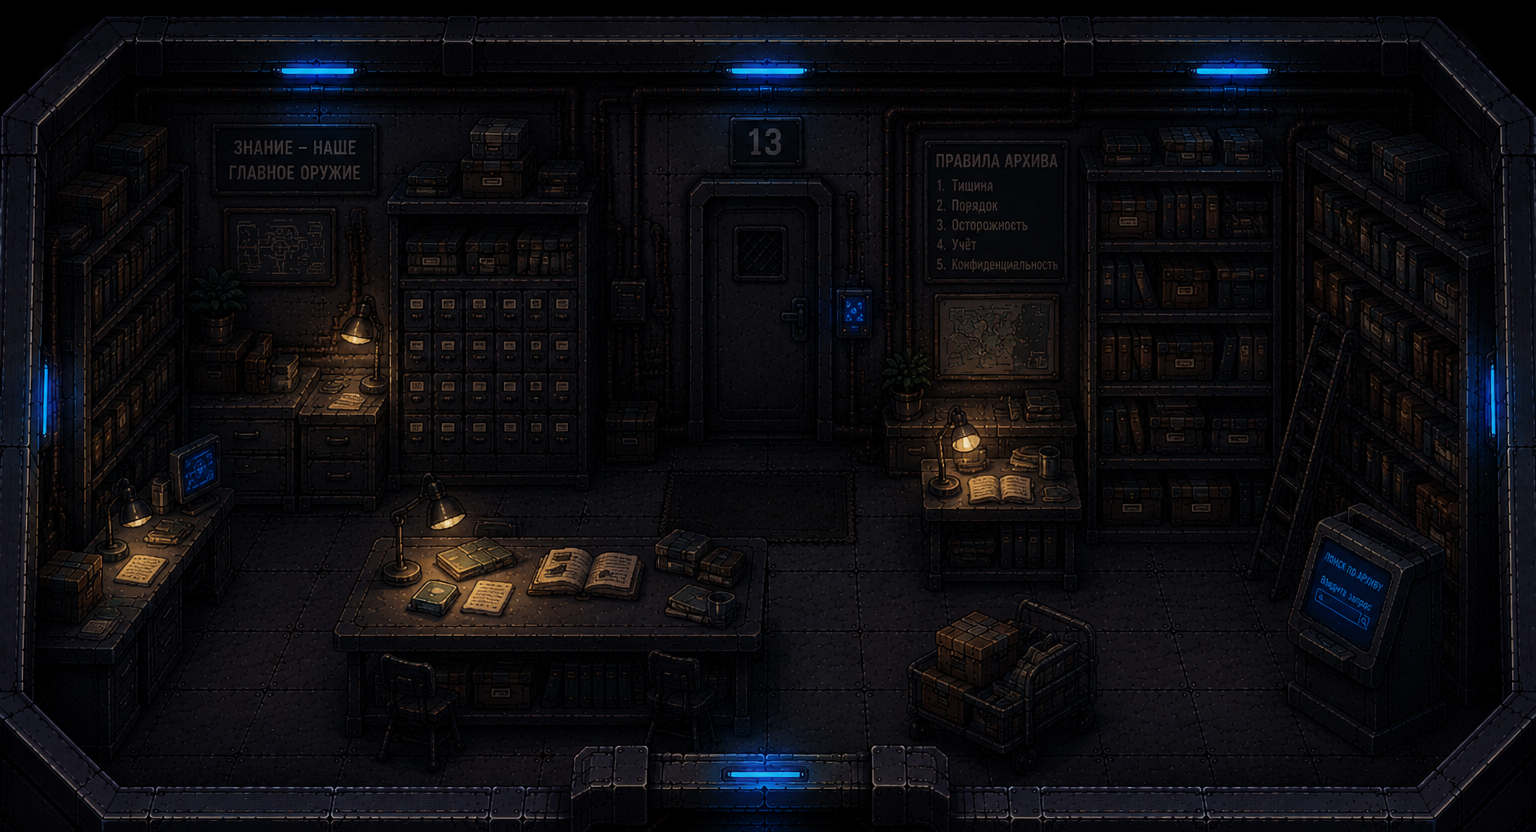

A level layout from a 2D game, rendered from its tile map. Below: a short description, then the map file with its tile-grid data intact:
An orthogonal 48x26 tile map with 32x32 px tiles, 1 tile layer (Слой тайлов 1) and 1 object (exit3).

<map version="1.10" tiledversion="1.12.1" orientation="orthogonal" renderorder="right-down" width="48" height="26" tilewidth="32" tileheight="32" infinite="0" nextlayerid="3" nextobjectid="2">
 <tileset firstgid="1" name="k1" tilewidth="32" tileheight="32" tilecount="1536" columns="48">
  <image source="k1.png" width="1536" height="1024" />
 </tileset>
 <layer id="1" name="Слой тайлов 1" width="48" height="26">
  <data encoding="csv">
1,2,3,4,5,6,7,8,9,10,11,12,13,14,15,16,17,18,19,20,21,22,23,24,25,26,27,28,29,30,31,32,33,34,35,36,37,38,39,40,41,42,43,44,45,46,47,48,
49,50,51,52,53,54,55,56,57,58,59,60,61,62,63,64,65,66,67,68,69,70,71,72,73,74,75,76,77,78,79,80,81,82,83,84,85,86,87,88,89,90,91,92,93,94,95,96,
97,98,99,100,101,102,103,104,105,106,107,108,109,110,111,112,113,114,115,116,117,118,119,120,121,122,123,124,125,126,127,128,129,130,131,132,133,134,135,136,137,138,139,140,141,142,143,144,
145,146,147,148,149,150,151,152,153,154,155,156,157,158,159,160,161,162,163,164,165,166,167,168,169,170,171,172,173,174,175,176,177,178,179,180,181,182,183,184,185,186,187,188,189,190,191,192,
193,194,195,196,197,198,199,200,201,202,203,204,205,206,207,208,209,210,211,212,213,214,215,216,217,218,219,220,221,222,223,224,225,226,227,228,229,230,231,232,233,234,235,236,237,238,239,240,
241,242,243,244,245,246,247,248,249,250,251,252,253,254,255,256,257,258,259,260,261,262,263,264,265,266,267,268,269,270,271,272,273,274,275,276,277,278,279,280,281,282,283,284,285,286,287,288,
289,290,291,292,293,294,295,296,297,298,299,300,301,302,303,304,305,306,307,308,309,310,311,312,313,314,315,316,317,318,319,320,321,322,323,324,325,326,327,328,329,330,331,332,333,334,335,336,
337,338,339,340,341,342,343,344,345,346,347,348,349,350,351,352,353,354,355,356,357,358,359,360,361,362,363,364,365,366,367,368,369,370,371,372,373,374,375,376,377,378,379,380,381,382,383,384,
385,386,387,388,389,390,391,392,393,394,395,396,397,398,399,400,401,402,403,404,405,406,407,408,409,410,411,412,413,414,415,416,417,418,419,420,421,422,423,424,425,426,427,428,429,430,431,432,
433,434,435,436,437,438,439,440,441,442,443,444,445,446,447,448,449,450,451,452,453,454,455,456,457,458,459,460,461,462,463,464,465,466,467,468,469,470,471,472,473,474,475,476,477,478,479,480,
481,482,483,484,485,486,487,488,489,490,491,492,493,494,495,496,497,498,499,500,501,502,503,504,505,506,507,508,509,510,511,512,513,514,515,516,517,518,519,520,521,522,523,524,525,526,527,528,
529,530,531,532,533,534,535,536,537,538,539,540,541,542,543,544,545,546,547,548,549,550,551,552,553,554,555,556,557,558,559,560,561,562,563,564,565,566,567,568,569,570,571,572,573,574,575,576,
577,578,579,580,581,582,583,584,585,586,587,588,589,590,591,592,593,594,595,596,597,598,599,600,601,602,603,604,605,606,607,608,609,610,611,612,613,614,615,616,617,618,619,620,621,622,623,624,
625,626,627,628,629,630,631,632,633,634,635,636,637,638,639,640,641,642,643,644,645,646,647,648,649,650,651,652,653,654,655,656,657,658,659,660,661,662,663,664,665,666,667,668,669,670,671,672,
673,674,675,676,677,678,679,680,681,682,683,684,685,686,687,688,689,690,691,692,693,694,695,696,697,698,699,700,701,702,703,704,705,706,707,708,709,710,711,712,713,714,715,716,717,718,719,720,
721,722,723,724,725,726,727,728,729,730,731,732,733,734,735,736,737,738,739,740,741,742,743,744,745,746,747,748,749,750,751,752,753,754,755,756,757,758,759,760,761,762,763,764,765,766,767,768,
769,770,771,772,773,774,775,776,777,778,779,780,781,782,783,784,785,786,787,788,789,790,791,792,793,794,795,796,797,798,799,800,801,802,803,804,805,806,807,808,809,810,811,812,813,814,815,816,
817,818,819,820,821,822,823,824,825,826,827,828,829,830,831,832,833,834,835,836,837,838,839,840,841,842,843,844,845,846,847,848,849,850,851,852,853,854,855,856,857,858,859,860,861,862,863,864,
865,866,867,868,869,870,871,872,873,874,875,876,877,878,879,880,881,882,883,884,885,886,887,888,889,890,891,892,893,894,895,896,897,898,899,900,901,902,903,904,905,906,907,908,909,910,911,912,
913,914,915,916,917,918,919,920,921,922,923,924,925,926,927,928,929,930,931,932,933,934,935,936,937,938,939,940,941,942,943,944,945,946,947,948,949,950,951,952,953,954,955,956,957,958,959,960,
961,962,963,964,965,966,967,968,969,970,971,972,973,974,975,976,977,978,979,980,981,982,983,984,985,986,987,988,989,990,991,992,993,994,995,996,997,998,999,1000,1001,1002,1003,1004,1005,1006,1007,1008,
1009,1010,1011,1012,1013,1014,1015,1016,1017,1018,1019,1020,1021,1022,1023,1024,1025,1026,1027,1028,1029,1030,1031,1032,1033,1034,1035,1036,1037,1038,1039,1040,1041,1042,1043,1044,1045,1046,1047,1048,1049,1050,1051,1052,1053,1054,1055,1056,
1057,1058,1059,1060,1061,1062,1063,1064,1065,1066,1067,1068,1069,1070,1071,1072,1073,1074,1075,1076,1077,1078,1079,1080,1081,1082,1083,1084,1085,1086,1087,1088,1089,1090,1091,1092,1093,1094,1095,1096,1097,1098,1099,1100,1101,1102,1103,1104,
1105,1106,1107,1108,1109,1110,1111,1112,1113,1114,1115,1116,1117,1118,1119,1120,1121,1122,1123,1124,1125,1126,1127,1128,1129,1130,1131,1132,1133,1134,1135,1136,1137,1138,1139,1140,1141,1142,1143,1144,1145,1146,1147,1148,1149,1150,1151,1152,
1153,1154,1155,1156,1157,1158,1159,1160,1161,1162,1163,1164,1165,1166,1167,1168,1169,1170,1171,1172,1173,1174,1175,1176,1177,1178,1179,1180,1181,1182,1183,1184,1185,1186,1187,1188,1189,1190,1191,1192,1193,1194,1195,1196,1197,1198,1199,1200,
1201,1202,1203,1204,1205,1206,1207,1208,1209,1210,1211,1212,1213,1214,1215,1216,1217,1218,1219,1220,1221,1222,1223,1224,1225,1226,1227,1228,1229,1230,1231,1232,1233,1234,1235,1236,1237,1238,1239,1240,1241,1242,1243,1244,1245,1246,1247,1248
</data>
 </layer>
 <objectgroup id="2" name="exit">
  <object id="1" name="exit3" x="666.667" y="706.061" width="206.061" height="130.303" />
 </objectgroup>
</map>
